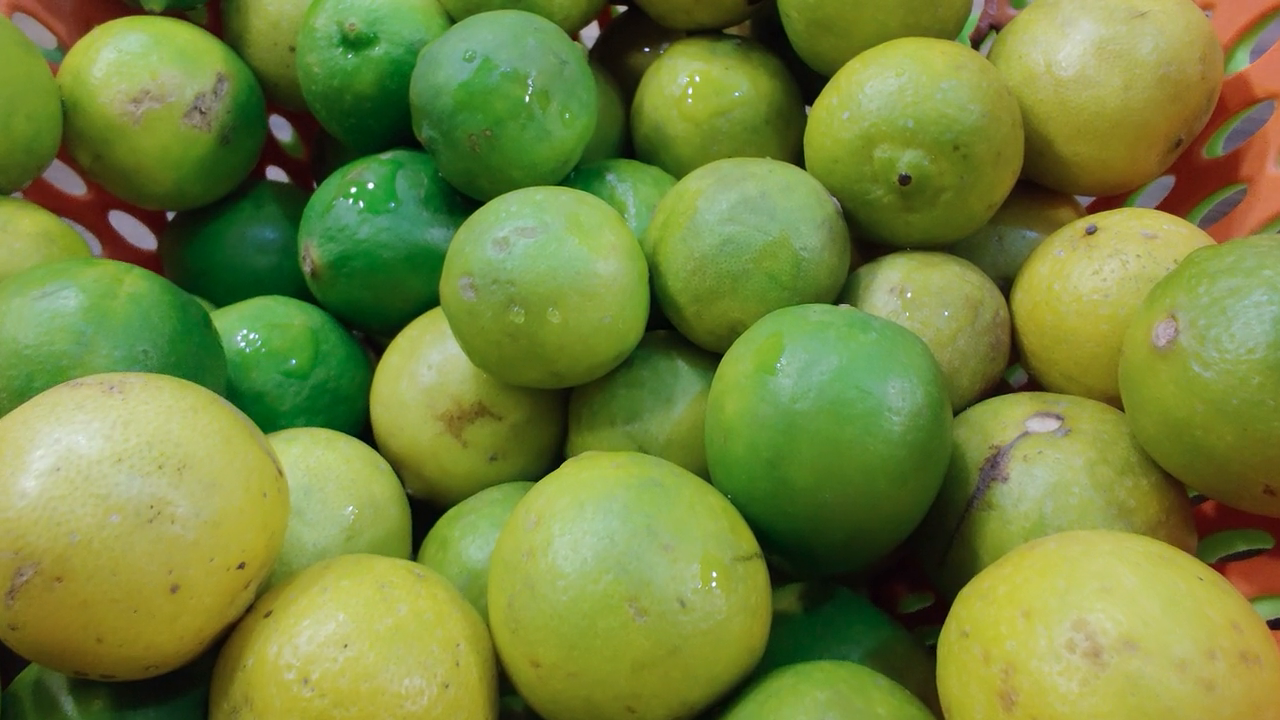
#> input picture frame 28 of backend/test.mp4, 1280 x 720 px
$ python testvideo.py
#> lines starting #> are read from the running program, lines starting #| are printed output that depends on the picture; after the words box and inside, x2 and y2 are one past the last pixel; in counts of white or black regions, pixels touching at a corner belong together
import cv2
import requests
import numpy as np
import os
import re

# Flask API URL
API_URL = "http://127.0.0.1:8000/analyze-food"

# Load the static video file
VIDEO_PATH = "test.mp4"  # Replace with your video file path
cap = cv2.VideoCapture(VIDEO_PATH)

if not cap.isOpened():
    print(f"❌ Error: Could not open video file {VIDEO_PATH}")
    exit()

food_stock = {}

def process_frame(frame):
    # Convert frame to a format suitable for Gemini API (JPEG)
    _, img_encoded = cv2.imencode('.jpg', frame)
    files = {"image": ("frame.jpg", img_encoded.tobytes(), "image/jpeg")}

    # Send frame to Flask server for food detection
    response = requests.post(API_URL, files=files)

    if response.status_code != 200:
        print("❌ Error: Failed to analyze frame")
        return []

    try:
        data = response.json()
        food_items = data.get("food_items", [])
    except:
        print("❌ Error: Invalid JSON response")
        return []

    return food_items

def update_stock(food_items):
    for item in food_items:
        match = re.match(r"(\d+[\-\d]*)\s(.+)", item.strip())
        if match:
            quantity = match.group(1)
            name = match.group(2)
        else:
            quantity = "1"  # Default quantity
            name = item.strip()

        # Update food stock tracking
        if name in food_stock:
            food_stock[name] = max(food_stock[name], int(quantity))
        else:
            food_stock[name] = int(quantity)

# Process the video frame-by-frame
frame_count = 0
while cap.isOpened():
    ret, frame = cap.read()
#> frame is the input picture: shape (720, 1280, 3); mean B, G, R 59.7, 132.2, 115.4
    if not ret:
        break  # End of video

    frame_count += 1
    if frame_count % 30 == 0:  # Analyze every 30th frame for efficiency
        print(f"Processing frame {frame_count}...")
        food_items = process_frame(frame)
        update_stock(food_items)

    # Display the video feed with overlay
    display_text = "Detected Items: " + ", ".join(food_stock.keys())
    cv2.putText(frame, display_text, (30, 30), cv2.FONT_HERSHEY_SIMPLEX, 0.6, (0, 255, 0), 2)
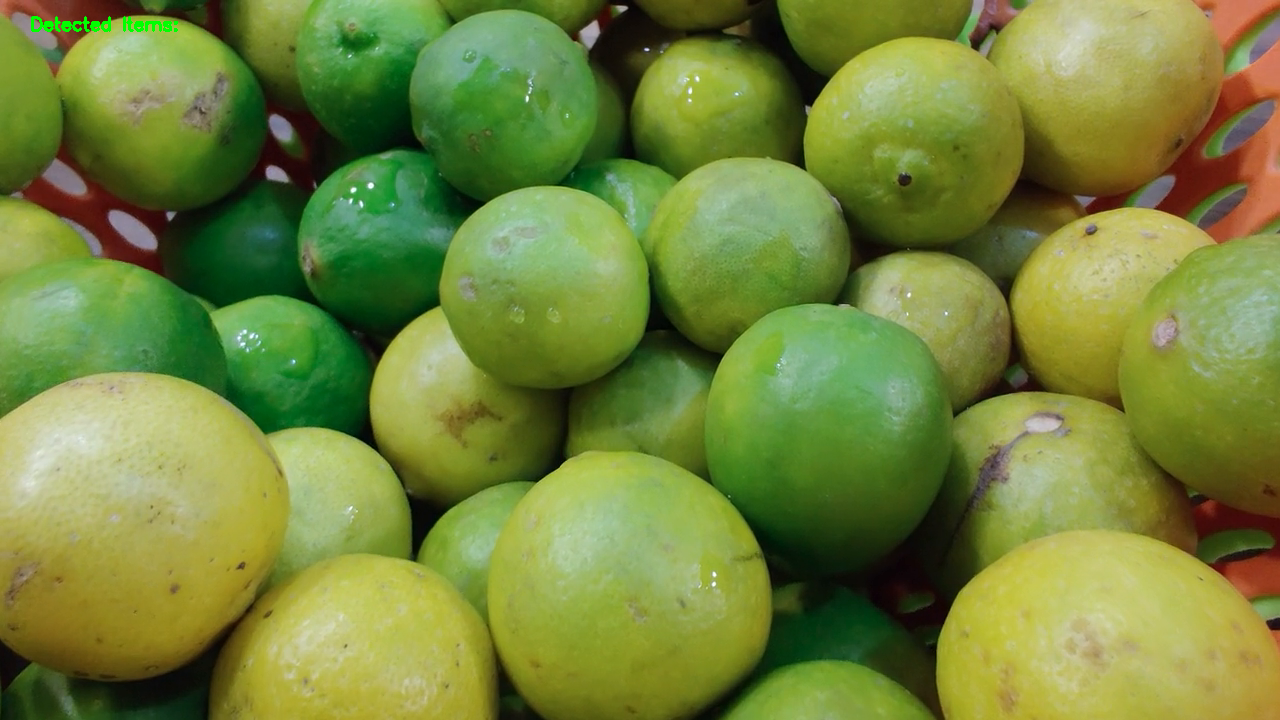
#> frame: shape (720, 1280, 3); 0.12% of pixels changed, all inside (x1, y1, x2, y2) = (31, 16, 178, 32)
    cv2.imshow("Stock Tracking", frame)

    if cv2.waitKey(1) & 0xFF == ord('q'):  # Press 'q' to quit
#> (key q is pressed here)
        break

cap.release()
cv2.destroyAllWindows()

# Print final food stock
print("\nFinal Stock Levels:")
for item, qty in food_stock.items():
    print(f"{item}: {qty}")

$ run again, starting later in the video
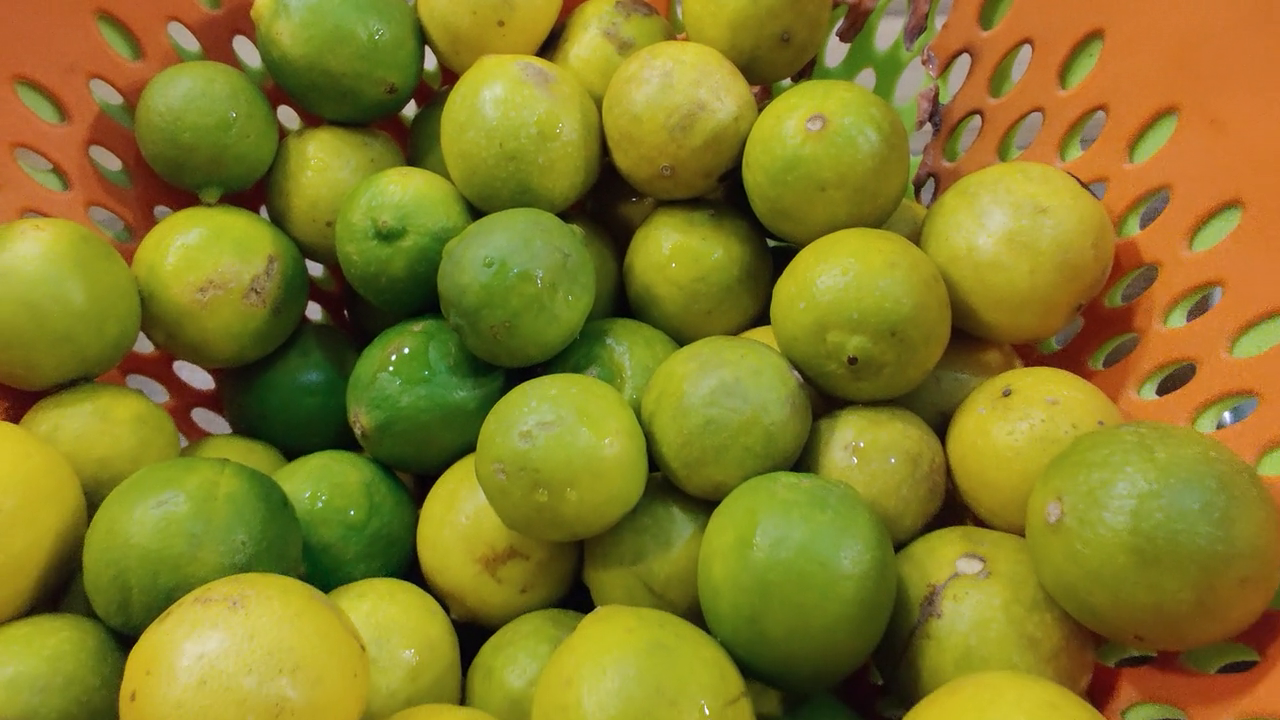
#> input picture frame 126 of backend/test.mp4, 1280 x 720 px
#> frame is the input picture: shape (720, 1280, 3); mean B, G, R 37, 122.3, 133.1
#> `cv2.putText(frame, display_text, (30, 30), cv2.FONT_HERSHEY_SIMPLEX, 0..`:
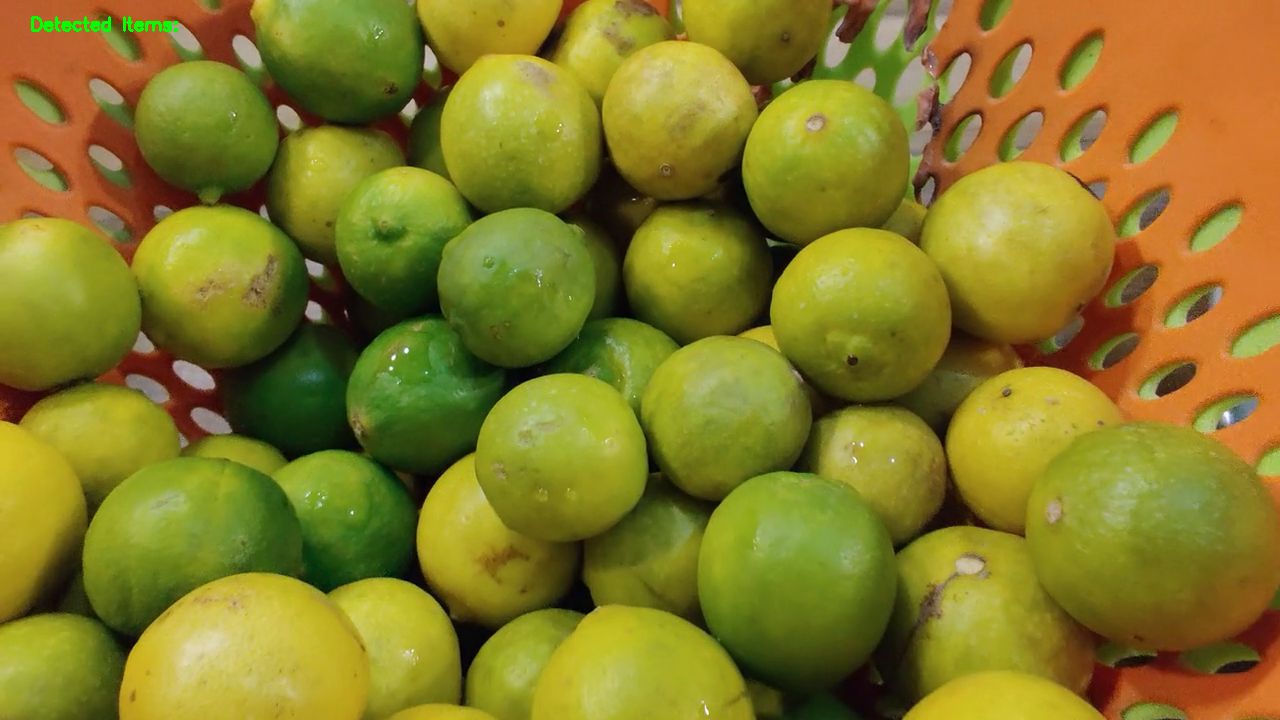
#> frame: shape (720, 1280, 3); 0.12% of pixels changed, all inside (x1, y1, x2, y2) = (31, 16, 178, 32)

$ run again, starting later in the video
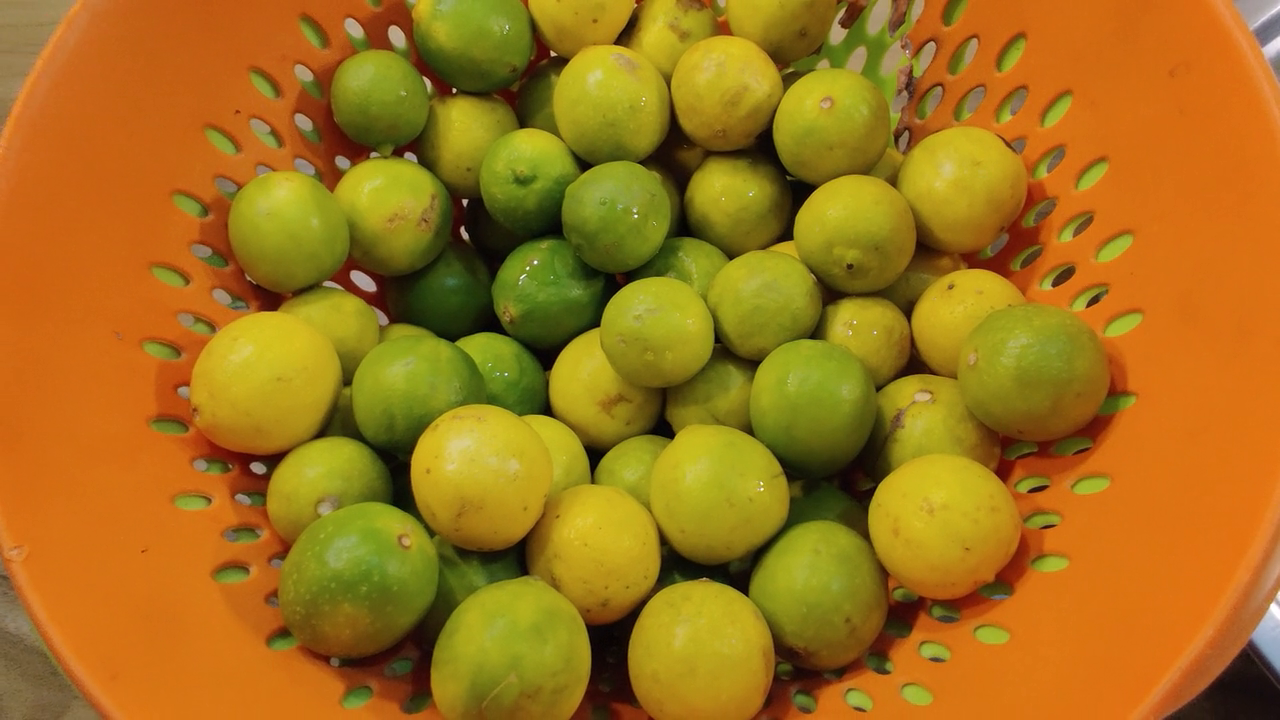
#> input picture frame 224 of backend/test.mp4, 1280 x 720 px
#> frame is the input picture: shape (720, 1280, 3); mean B, G, R 24, 114.4, 162.6
#> `cv2.putText(frame, display_text, (30, 30), cv2.FONT_HERSHEY_SIMPLEX, 0..`:
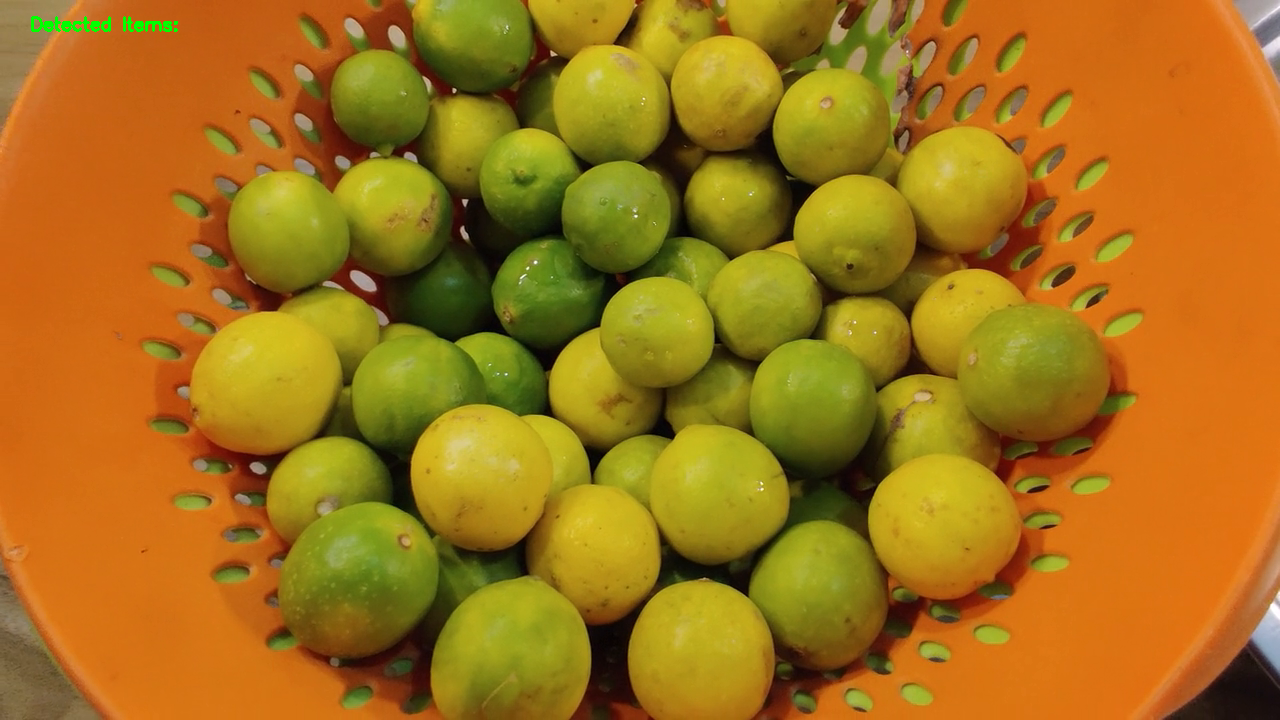
#> frame: shape (720, 1280, 3); 0.12% of pixels changed, all inside (x1, y1, x2, y2) = (31, 16, 178, 32)
